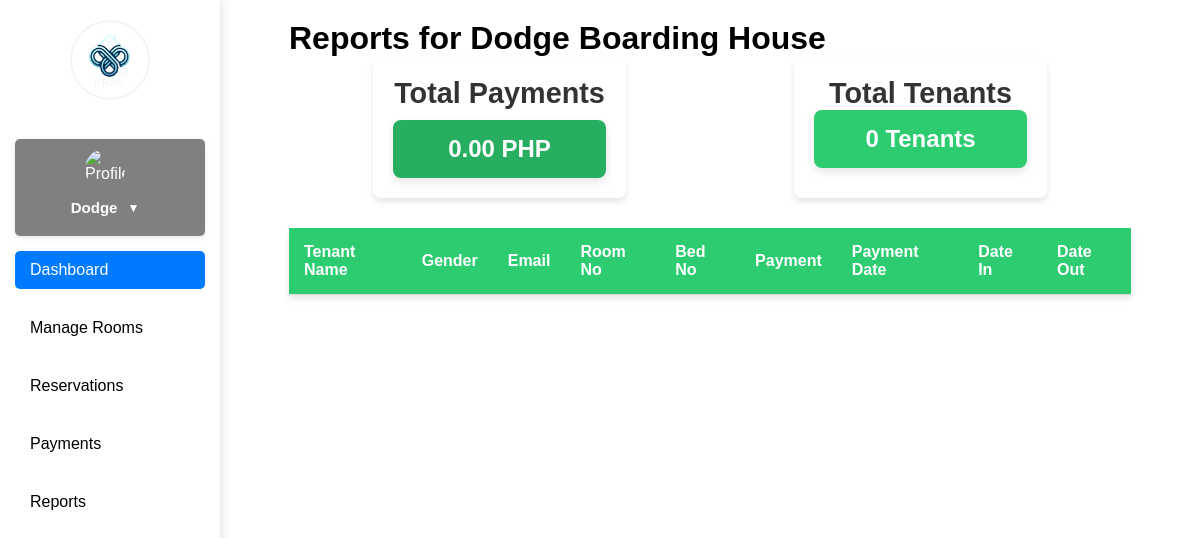
Before: /reports.php (signed in) with the older database file.
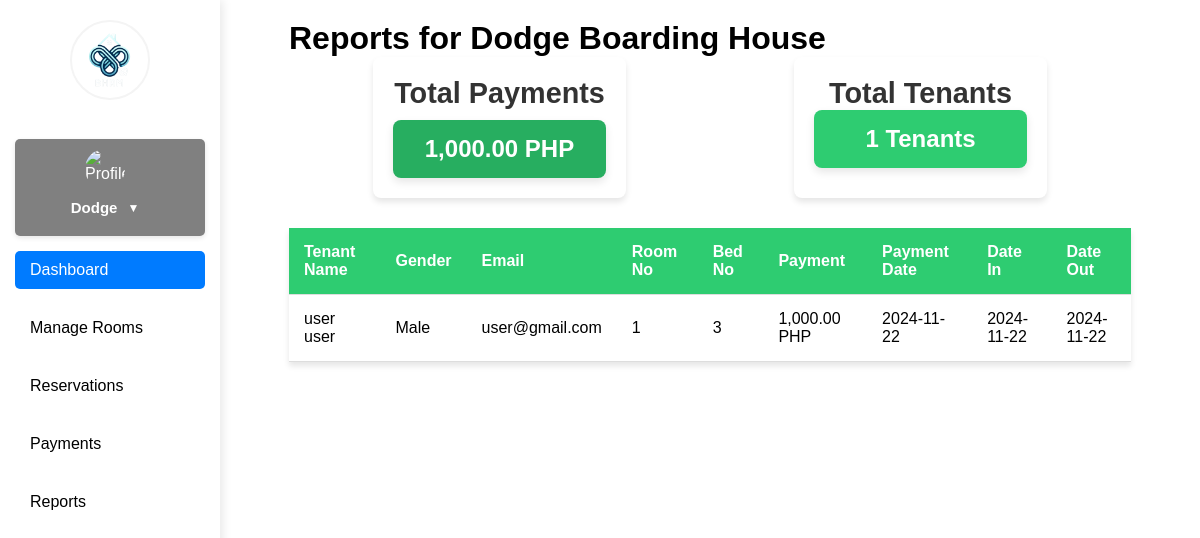
After: the same page with the newer database file.
### tables this page shows
CREATE TABLE `reports` (
  `id` int(255) NOT NULL,
  `fname` varchar(255) NOT NULL,
  `lname` varchar(255) NOT NULL,
  `gender` varchar(255) NOT NULL,
  `email` varchar(255) NOT NULL,
  `payment` int(255) NOT NULL,
  `pay_date` date DEFAULT NULL,
  `date_in` date DEFAULT NULL,
  `date_out` date DEFAULT NULL,
  `room_no` int(255) NOT NULL,
  `bed_no` int(255) NOT NULL,
  `hname` varchar(255) NOT NULL
);

### reports.php (the view, shortened to what this page needs)
<?php
include('php/connection.php');
$hname = $_SESSION['hname'];
$totalPaymentsQuery = "SELECT SUM(payment) AS total_payments
                       FROM reports
                       WHERE hname = '$hname' AND pay_date IS NOT NULL";
$totalPaymentsResult = mysqli_query($conn, $totalPaymentsQuery);
$totalPayments = mysqli_fetch_assoc($totalPaymentsResult)['total_payments'];
$totalTenantsQuery = "SELECT COUNT(*) AS total_tenants
                      FROM reports
                      WHERE hname = '$hname'";
$totalTenantsResult = mysqli_query($conn, $totalTenantsQuery);
$totalTenants = mysqli_fetch_assoc($totalTenantsResult)['total_tenants'];
$reportQuery = "SELECT * FROM reports WHERE hname = '$hname' ORDER BY date_in DESC";
$reportResult = mysqli_query($conn, $reportQuery);
?>
<!DOCTYPE html>
<html lang="en">
<head>
</head>
<body>
    <?php include 'navigationbar.php'; ?>
    <div class="container">
        <h1>Reports for <?php echo $hname; ?></h1>
        <div class="summary">
            <div class="card">
                <h3>Total Payments</h3>
                <p class="total-amount"><?php echo number_format($totalPayments, 2); ?> PHP</p>
            </div>
            <div class="card">
                <h3>Total Tenants</h3>
                <p><?php echo $totalTenants; ?> Tenants</p>
            </div>
        </div>
        <table class="report-table">
            <thead>
                <tr>
                    <th>Tenant Name</th>
                    <th>Gender</th>
                    <th>Email</th>
                    <th>Room No</th>
                    <th>Bed No</th>
                    <th>Payment</th>
                    <th>Payment Date</th>
                    <th>Date In</th>
                    <th>Date Out</th>
                </tr>
            </thead>
            <tbody>
                <?php while ($report = mysqli_fetch_assoc($reportResult)) { ?>
                    <tr>
                        <td><?php echo $report['fname'] . ' ' . $report['lname']; ?></td>
                        <td><?php echo $report['gender']; ?></td>
                        <td><?php echo $report['email']; ?></td>
                        <td><?php echo $report['room_no']; ?></td>
                        <td><?php echo $report['bed_no']; ?></td>
                        <td><?php echo number_format($report['payment'], 2); ?> PHP</td>
                        <td><?php echo $report['pay_date'] ?: 'N/A'; ?></td>
                        <td><?php echo $report['date_in']; ?></td>
                        <td><?php echo $report['date_out'] ?: 'N/A'; ?></td>
                    </tr>
                <?php } ?>
            </tbody>
        </table>
    </div>
</body>
</html>

Changed rows visible on the page:
added reports: fname "user", lname "user", gender "Male", email "user@gmail.com", room_no "1", bed_no "3", payment "1,000.00", pay_date "2024-11-22", date_in "2024-11-22", date_out "2024-11-22"
Other visible differences:
$totalPayments: "0.00" → "1,000.00"
$totalTenants: "0" → "1"
